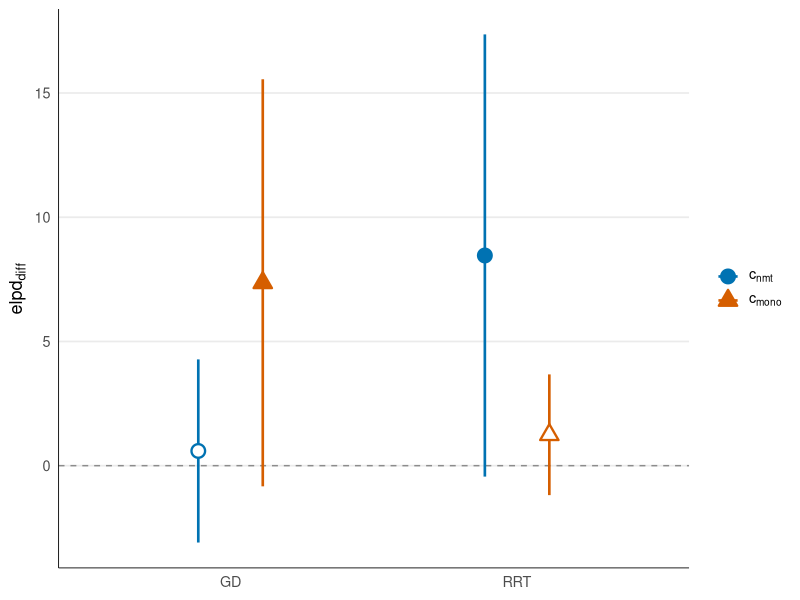

This chart was generated by the following R code:
# ── RQ3: GD vs RRT LOO-CV predictive gains (vertical dot-and-error-bar) ────
# Reconstructed from reported LOO-CV values (main.tex). Vertical orientation:
# outcome (GD, RRT) on x, Delta llh on y. Blue = c_nmt, green = c_mono;
# filled = p < .05, open = p >= .05. Error bars are +-1.96 SE.

OUT_DIR <- "/Users/sebastianx/Dissertation Writeup/MSc_and_BEng_Dissertation_Template_the_University_of_Manchester_EEE/images"
suppressMessages({library(dplyr); library(ggplot2)})

df <- tibble::tribble(
  ~predictor, ~outcome, ~dllh,   ~se,    ~sig,
  "c[nmt]",   "GD",      0.593,  1.88,   FALSE,
  "c[nmt]",   "RRT",     8.460,  4.54,   TRUE,
  "c[mono]",  "GD",      7.361,  4.18,   TRUE,
  "c[mono]",  "RRT",     1.245,  1.24,   FALSE
) %>%
  mutate(outcome = factor(outcome, levels = c("GD", "RRT")),
         predictor = factor(predictor, levels = c("c[nmt]", "c[mono]")),
         lo = dllh - 1.96 * se, hi = dllh + 1.96 * se)

pred_colours <- c("c[nmt]" = "#0072B2", "c[mono]" = "#D55E00")
df <- df %>% mutate(fillcol = ifelse(sig, pred_colours[as.character(predictor)], "white"))
dodge <- position_dodge(width = 0.45)

p <- ggplot(df, aes(x = outcome, y = dllh, colour = predictor, group = predictor)) +
  geom_hline(yintercept = 0, linetype = "dashed", colour = "grey55") +
  geom_errorbar(aes(ymin = lo, ymax = hi), width = 0, linewidth = 0.9, position = dodge) +
  geom_point(aes(shape = predictor, fill = fillcol), size = 3.8, stroke = 1.2, position = dodge) +
  scale_colour_manual(values = pred_colours, labels = scales::parse_format(), name = NULL) +
  scale_shape_manual(values = c("c[nmt]" = 21, "c[mono]" = 24),
                     labels = scales::parse_format(), name = NULL) +
  scale_fill_identity() +
  labs(x = NULL, y = expression("elpd"[diff])) +
  theme_minimal(base_size = 13) +
  theme(panel.grid.minor = element_blank(),
        panel.grid.major.x = element_blank(),
        legend.position = "right",
        axis.line = element_line(colour = "black", linewidth = 0.3)) +
  guides(colour = guide_legend(order = 1, override.aes = list(
            shape = c(21, 24), fill = c("#0072B2", "#D55E00"))),
         shape = guide_legend(order = 1, override.aes = list(
            fill = c("#0072B2", "#D55E00"))))

ggsave(file.path(OUT_DIR, "rq3_gd_rrt.pdf"), p, width = 6, height = 4.2, device = "pdf")
cat("Saved rq3_gd_rrt.pdf\n")
